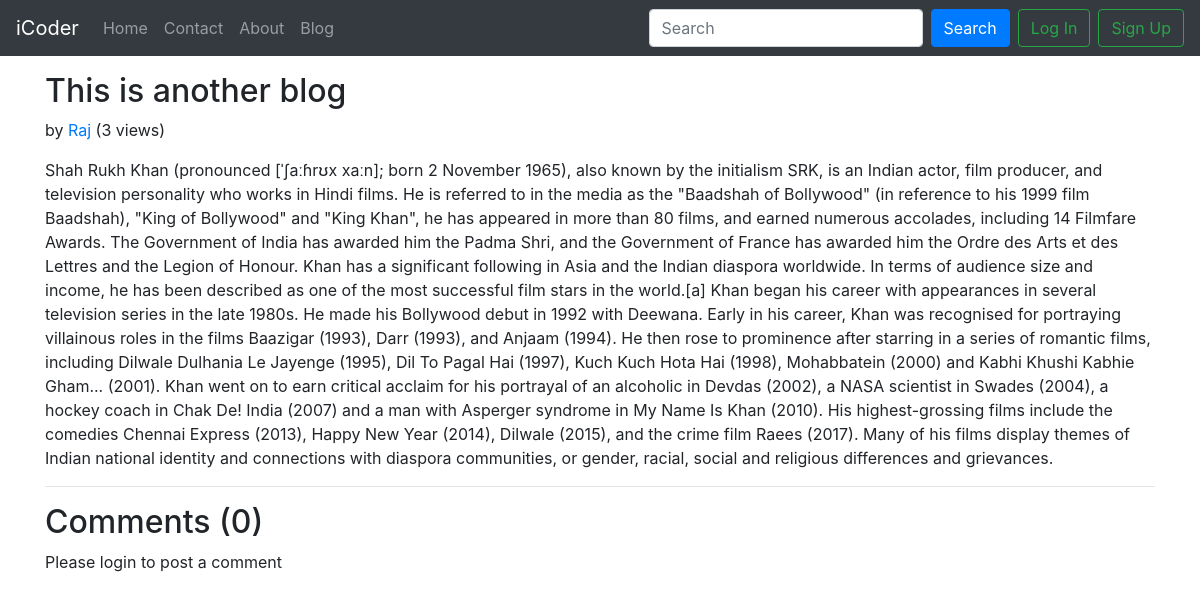
The app's page /blog/second_post with its own data.
### blog/models.py (models this page shows, shortened)
class Post(models.Model):
    sno=models.AutoField(primary_key=True)
    title=models.CharField(max_length=255)
    author=models.CharField(max_length=255)
    slug=models.CharField(max_length=255,default="")
    views=models.IntegerField(default=0)
    content=models.TextField()
    timestamp=models.DateTimeField(auto_now_add=True)

### blog/views.py (the view)
# urls.py: path('<str:slug>', views.blogPost,name="blogPost")
def blogPost(request, slug):
    post=Post.objects.filter(slug=slug).first()
    post.views=post.views+1
    post.save()
    comments= BlogComment.objects.filter(post=post, parent=None)
    replies= BlogComment.objects.filter(post=post).exclude(parent=None)
    replyDict={}
    for reply in replies:
        if reply.parent.sno not in replyDict.keys():
            replyDict[reply.parent.sno]=[reply]
        else:
            replyDict[reply.parent.sno].append(reply)
    context={'post':post, 'comments': comments, 'user': request.user, 'replyDict': replyDict}
    return render(request, "blog/blogPost.html", context)

### templates/blog/blogPost.html (shortened to what this page needs)
{% extends 'base.html' %}
{% block body %}
{% load extras %}
<div class="container my-3">
    <h2 class="blog-post-title">{{post.title|safe}}</h2>
    <p class="blog-post-meta">{{post.timeStamp}} by <a href="/about">{{post.author|safe}}</a> <span>({{post.views}} views)</span></p>
    <p>{{post.content|safe}}</p>
    <hr>
</div>
<div class="container">
    <h2> Comments ({{comments.count}}) </h2>
    <div class="my-2">
        {% if user.is_authenticated %}
        <form action="/blog/postComment" method="post">
            {% csrf_token %}
            <div class="form-group">
                <label for="exampleInputEmail1">Post Comment </label>
                <input type="text" class="form-control" name="comment" placeholder="Enter comment here">
            </div>
            <input type="hidden" name="postSno" value="{{post.sno}}">
            <input type="hidden" name="parentSno" value="">
            <button type="submit" class="btn btn-primary">Submit</button>
        </form>
        {% else %}
        Please login to post a comment
        {% endif %}
    </div>
</div>
{% endblock %}

### records on screen
Post: title "This is another blog", author "Raj", views "3", content "Shah Rukh Khan (pronounced [ˈʃaːɦrʊx xaːn]; born 2 November 1965), also known by the initialism SRK, is an Indian actor, film producer, and television personality who works in Hindi films. He is referred to in the media as the \"Baadshah of Bollywood\" (in reference to his 1999 film Baadshah), \"King of Bollywood\" and \"King Khan\", he has appeared in more than 80 films, and earned numerous accolades, including 14 Filmfare Awards. The Government of India has awarded him the Padma Shri, and the Government of France has awarded him the Ordre des Arts et des Lettres and the Legion of Honour. Khan has a significant following in Asia and the Indian diaspora worldwide. In terms of audience size and…"

### other values on screen
{{ comments.count }} "0"
